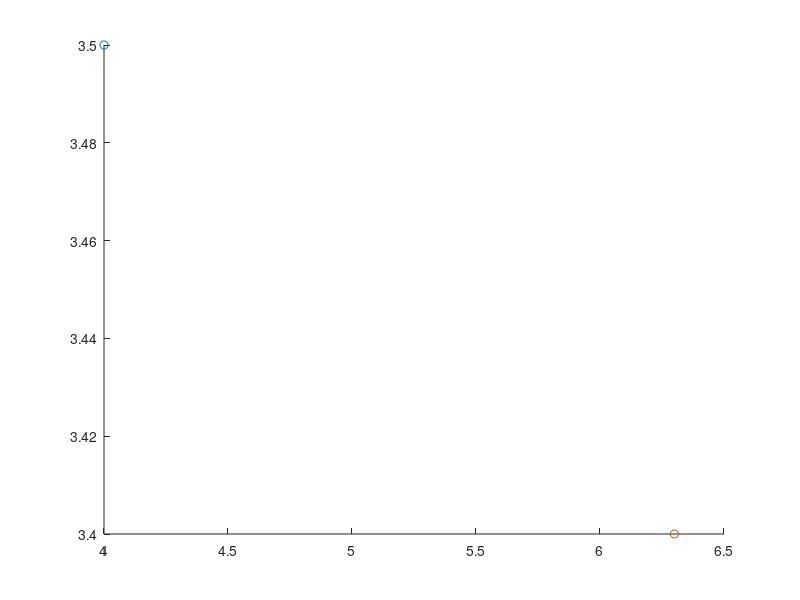

Write the MATLAB code that produced this figure. (Note: this script raises an error after producing the figure.)

Tx = [+4.0, +3.5, 0.85];    % [x, y] Transmitter
Rx = [+6.3, +3.4, 0.85];    % [x, y] Receiever
% Walls
L1 = [+0.0, +1.0, +6.0];    % [A, B, C] -> Ax + By + C = 0
L2 = [+1.0, +0.0, +7.0];    % [A, B, C] -> Ax + By + C = 0
L3 = [+0.0, +1.0, +0.0];    % [A, B, C] -> Ax + By + C = 0
L4 = [+1.0, +0.0, +0.0];    % [A, B, C] -> Ax + By + C = 0
% Obstacles
L5 = [+0.0, +1.0, +5.2];    % [A, B, C] -> Ax + By + C = 0
L6 = [+0.0, +1.0, +0.8];    % [A, B, C] -> Ax + By + C = 0
% Floor
L7 = [+0.0, +1.0, +0.0];    % [A, B, C] -> Ax + By + C = 0
L8 = [+0.0, +1.0, +5.0];    % [A, B, C] -> Ax + By + C = 0


walls = [L1; L2; L3; L4; L5; L6];
floor = [L7; L8];
p = 0:0.1:7;
SOL = 3e8;

figure(1);
scatter(Tx(1), Tx(2));
hold on;
scatter(Rx(1), Rx(2));

beam = Beam@Beam([1.0, 1.0]);

len = norm(Rx - Tx);
cosAngle = 1;
for L = walls'
    TxP = ProjectionPoint(Tx, L);
    RxP = ProjectionPoint(Rx, L);
    k = norm(RxP - Rx(1:2))/norm(TxP - Tx(1:2));
    l = norm(TxP - RxP);
    direction = (RxP - TxP)/l;
    %Reflection Point
    Rp = TxP + direction*(l/(k+1));
    path = norm(Tx(1:2) - Rp) + norm(Rp - Rx(1:2));
    len = [len, path];
    [X, Y] = ToParamteric(L, p);
    %Angle
    aSq = (Rx(1) - Tx(1))^2 + (Rx(2) - Tx(2))^2;
    b = norm(Tx(1:2) - Rp);
    c = norm(Rp - Rx(1:2));
    cosAngle = [cosAngle, -(aSq - b^2 - c^2)/(4*b*c)];
    
    plot(X, Y, 'k');
    scatter(Rp(1), Rp(2), 'r', 'filled');
    %scatter(RxP(1), RxP(2), 'b', 'filled');
    %scatter(TxP(1), TxP(2), 'b', 'filled');
    
end
for L = floor'
    tx = [0.0, Tx(3)];
    aSq = (Rx(1) - Tx(1))^2 + (Rx(2) - Tx(2))^2;
    los = sqrt(aSq);
    rx = [los, Rx(3)];
    
    TxP = ProjectionPoint(tx, L);
    RxP = ProjectionPoint(rx, L);
    k = norm(RxP - rx)/norm(TxP - tx);
    l = norm(TxP - RxP);
    direction = (RxP - TxP)/l;
    %Reflection Point
    Rp = TxP + direction*(l/(k+1));
    path = norm(tx - Rp) + norm(Rp - rx);
    len = [len, path];
    [X, Y] = ToParamteric(L, p);
    %Angle
    b = norm(Tx(1:2) - Rp);
    c = norm(Rp - Rx(1:2));
    cosAngle = [cosAngle, (b^2 + c^2 - aSq)/(4*b*c)];
    
    plot(X, Y, '--b');
    scatter(Rp(1), Rp(2), 'r', 'filled');
end

hold off;
xlim([-0.1, 7.1]);
ylim([-0.1, 6.1]);
figure(2);

pow0 = 1;
alpha = 2;
sinAngle = sqrt(1 - cosAngle.^2);

n1 = 1; n2 = 9;
%Snell's law
sinAngle2 = sinAngle.*n1./n2;
cosAngle2 = sqrt(1 - sinAngle2.^2);
%Fresnel's formula
Q = (n1.*cosAngle - n2.*cosAngle2)./(n1.*cosAngle + n2.*cosAngle2);

powDecay = Q.^2.*pow0./(len.^(alpha));
time = len/SOL*1e9;

powDecay = powDecay./max(powDecay);
%scatter(time, powDecay);
plot(time, powDecay, 'or')
hold on;
ex1_time = h14(:,1);
ex1_ampl = h14(:,2);
ex1_ampl = ex1_ampl./max(ex1_ampl);
plot(ex1_time, ex1_ampl, 'x');
% ex1_time = h13(:,1);
% ex1_ampl = h13(:,2);
% ex1_ampl = ex1_ampl./max(ex1_ampl);
% plot(ex1_time, ex1_ampl, 'xg');
% ex1_time = h24(:,1);
% ex1_ampl = h24(:,2);
% ex1_ampl = ex1_ampl./max(ex1_ampl);
% plot(ex1_time, ex1_ampl, 'xb');
% ex1_time = h23(:,1);
% ex1_ampl = h23(:,2);
% ex1_ampl = ex1_ampl./max(ex1_ampl);
% plot(ex1_time, ex1_ampl, 'xk');
hold off;

%%
%--------------------
L = L2;

TxP = ProjectionPoint(Tx, L);
RxP = ProjectionPoint(Rx, L);
k = norm(RxP - Rx)/norm(TxP - Tx);
l = norm(TxP - RxP);
normal = (RxP - TxP)/l;
%Reflection Point
Rp = TxP + normal.*(l/(k+1)); 

%--------------------
% Parametric equation
p = 0:0.1:7;
[X, Y] = ToParamteric(L, p);

scatter(X, Y, '+');
hold on;
scatter(Tx(1), Tx(2), 'd');
scatter(Rx(1), Rx(2));
scatter(Rp(1), Rp(2));
hold off;
%x = 0:0.1:7;
%y = 0:0.1:6;


